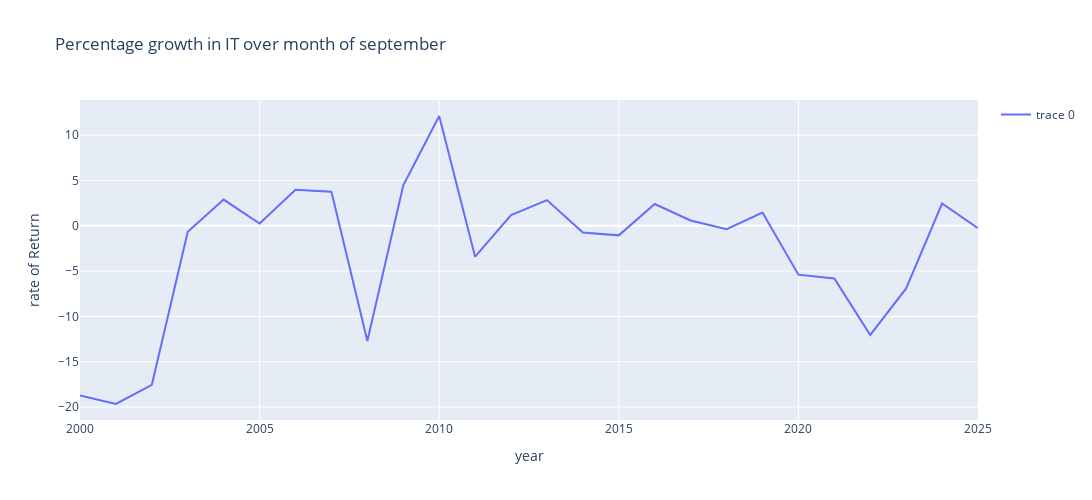

Here is the notebook cell this chart was saved with:
### Code cell
ret_it = rate_of_return("srit_daily_historical-data-09-04-2025.csv", 'IT')
print(ret_it)

### Figure 1 — Plotly figure (JSON) as saved in the notebook; plotly's stock layout.template omitted (floating-point values rounded to 4 significant figures)
{"data": [{"mode": "lines", "type": "scatter", "x": [2000, 2001, 2002, 2003, 2004, 2005, 2006, 2007, 2008, 2009, 2010, 2011, 2012, 2013, 2014, 2015, 2016, 2017, 2018, 2019, 2020, 2021, 2022, 2023, 2024, 2025], "y": [-18.73, -19.67, -17.56, -0.6625, 2.894, 0.2411, 3.985, 3.758, -12.73, 4.468, 12.12, -3.414, 1.19, 2.835, -0.7355, -1.056, 2.407, 0.5861, -0.3698, 1.459, -5.396, -5.826, -12.05, -6.911, 2.457, -0.2578]}], "layout": {"autosize": true, "height": 500, "minreducedheight": 100, "minreducedwidth": 250, "showlegend": true, "title": {"text": "Percentage growth in IT over month of september "}, "width": 1200, "xaxis": {"title": {"text": "year"}}, "yaxis": {"title": {"text": "rate of Return"}}}}
